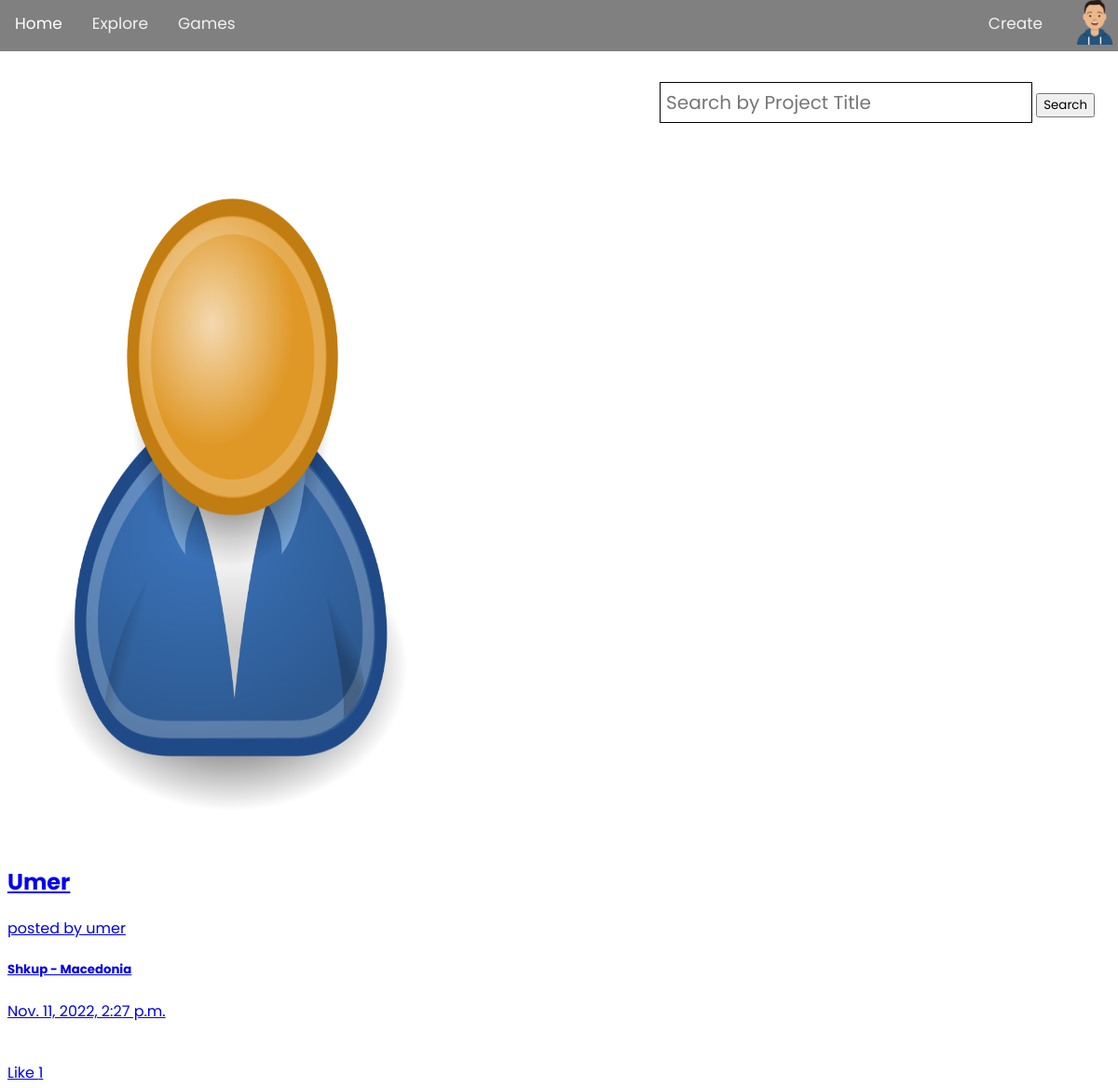
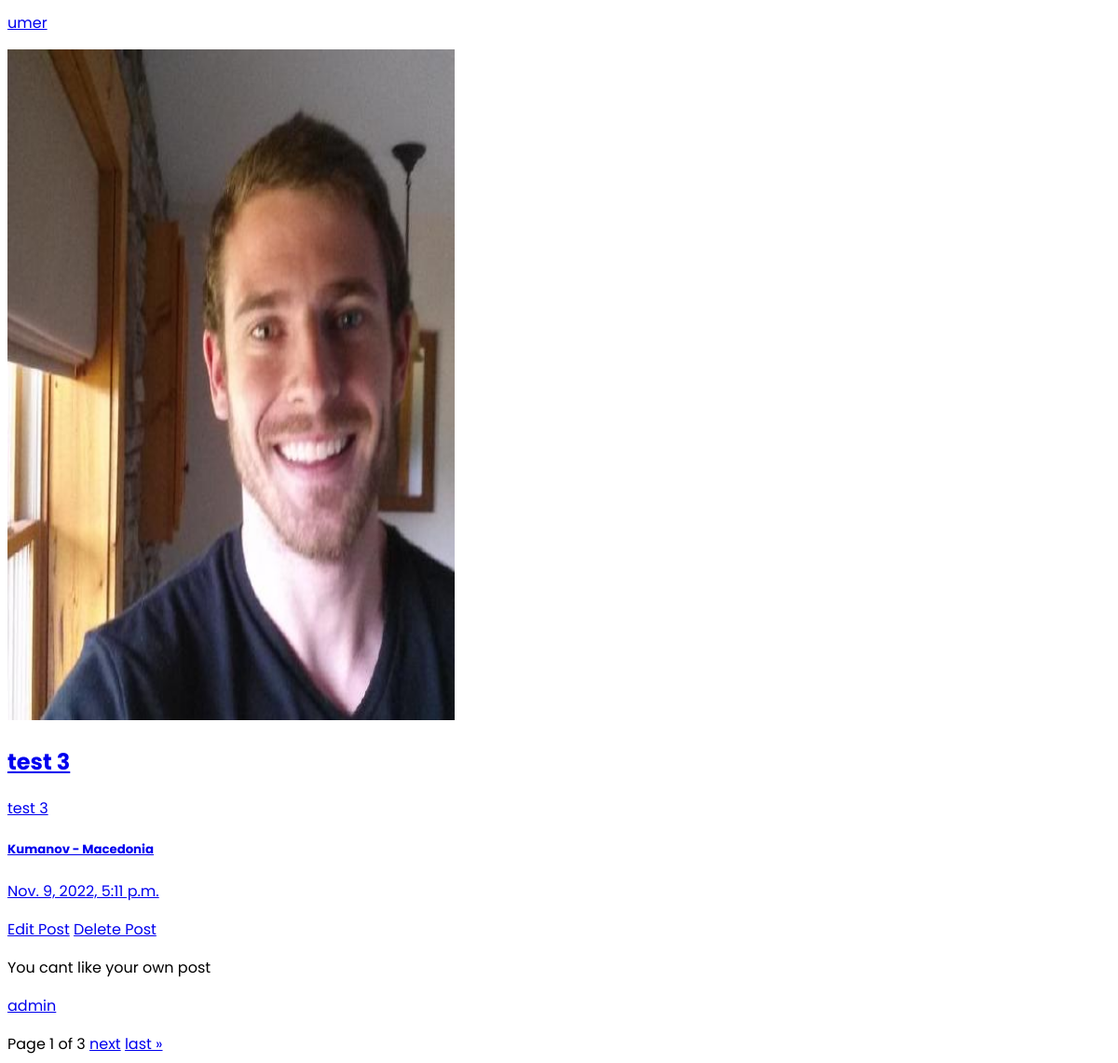
The app's page / (signed in) with its own data (2 pictures, top to bottom).
### users/models.py (models this page shows)
class Profile(models.Model):
    user = models.OneToOneField(User , on_delete=models.CASCADE)
    username = models.CharField(max_length = 25 , unique=True)
    email = models.EmailField(blank=True , null=True)
    name = models.CharField(max_length=30 , blank=True , null=True)
    profile_image = models.ImageField(blank=True , null=True, upload_to='profiles/', default='images/profiles/user-default.png')
    bio = models.TextField(blank=True , null=True)
    created = models.DateTimeField(auto_now_add = True)
    id = models.UUIDField(default=uuid.uuid4 , unique=True ,
                        primary_key=True , editable=False)
    def __str__(self):
        return self.username

### posts/models.py (models this page shows, shortened)
class Posts(models.Model):
    owner = models.ForeignKey(Profile , on_delete=models.CASCADE)
    title = models.CharField(max_length=255)
    caption = models.TextField(blank=True , null=True)
    location = models.ForeignKey('Location' , on_delete=models.CASCADE,blank=True , null=True)
    post_image = models.ImageField(default='')
    likes = models.IntegerField(default=0)
    comments = models.ForeignKey('Comment',on_delete=models.CASCADE,null=True,blank=True)
    created = models.DateTimeField(auto_now_add = True)
    id = models.UUIDField(default=uuid.uuid4 , unique=True ,
                        primary_key=True , editable=False)
    class Meta:
        ordering = ['-created']

class Location(models.Model):
    city = models.CharField(max_length=255,blank=True , null=True)
    country = models.CharField(max_length=255,blank=True , null=True)
    created = models.DateTimeField(auto_now_add = True)
    id = models.UUIDField(default=uuid.uuid4 , unique=True ,
                        primary_key=True , editable=False)
    def __str__(self):
        return f'{self.city} - {self.country}'

### posts/views.py (the view)
# urls.py: path('',views.index , name='index'),
def index(request):
    search_query = ''
    if request.GET.get('search_query'): # 'search_query' emri i inputit name
        search_query = request.GET.get('search_query')
    posts = Posts.objects.distinct().filter(
        Q(title__icontains=search_query) |
        Q(caption__icontains = search_query) |
        Q(owner__name__icontains=search_query)
    )
    paginator = Paginator(posts , 2)
    page_number = request.GET.get('page')
    page_obj = paginator.get_page(page_number)
    next = request.GET.get('next' , '/')
    context = {
        'posts':posts,
        'paginator':paginator,
        'page_obj':page_obj,
        'search_query':search_query,
    }
    return render(request , 'index.html',context)

### templates/index.html (shortened to what this page needs)
{% extends 'main.html' %}
{% block content %}
    {% for post in page_obj %}
    <a href="{% url 'singlePost' post.id %}">
        <img src="{{post.post_image.url}}" width=480 height="720" />
        <h2>{{post.title}}</h2>
        {% if post.caption %}
        <p>{{post.caption}}</p>
        {% endif %}
        {% if post.location %}
        <h5>{{post.location}}</h5>
        {% endif %}
        <p>{{post.created}}</p>
        {% if post.owner == request.user.profile %}
            <a href="{% url 'edit' post.id %}">Edit Post</a>
            <a href="{% url 'delete' post.id %}">Delete Post</a>
        {% endif %}
        <br>
        {% if post.owner == request.user.profile %}
            <p>You cant like your own post</p>
        {% else %}
            {% if request.user.is_authenticated %}
            <form method="POST" action="?search_query={{search_query}}&page={{page}}">
                <a name="next" href="{% url 'like' post.id %}">Like {{post.likes}}</a>
            </form>
            {% else %}
                <a href="{% url 'login' %}">Log In to like this post </a>
            </a>
            {% endif %}
        {% endif %}
        <p><a href="{% url 'profile' post.owner.id %}">{{post.owner}}</a></p>
    {% endfor %}
    <div class="pagination">
        <span class="step-links">
            <span class="current">
                Page {{ page_obj.number }} of
                {{ page_obj.paginator.num_pages }}
            </span>
            {% if page_obj.has_next %}
                <a href="?search_query={{search_query}}&page={{ page_obj.next_page_number }}">next</a>
                <a href="?search_query={{search_query}}&page={{ page_obj.paginator.num_pages}}">
                    last &raquo;
                </a>
            {% endif %}
        </span>
    </div>
{% endblock content %}

### templates/navbar.html (shortened to what this page needs)
{% load static %}
<header class="wrapper">
    <div class="topnav">
        <a class="active" href="/">Home</a>
        <a href="">Explore</a>
        <a href="">Games</a><div class="hero-section__search">
        <div class="login">
            {% if user.is_authenticated %}
                <a class="create" href="create/">Create</a>
                {% if user.profile.id %}
                    <span onclick="openNav()">
                        {% if user.profile.profile_image %}
                        <img src="{{ user.profile.profile_image.url }}" width="50" height="50">
                        {% else %}
                        <img src="{% static 'GProfile/images/pfp.jpg' %}" class="rounded-circle" width="50" height="50">
                        {% endif %}
                    </span>
                {% endif %}
            {% else %}
                <a class="nav-link" href="{% url 'register' %}">Register</a>
                <a class="nav-link" href="{% url 'login' %}">Login</a>
            {% endif %}
</div>
</header>

### static/styles/navbar.css (style rules this page uses)
.topnav { background-color: gray; overflow: hidden; margin-top: -10px; margin-left: -8px; margin-right: -8px; }
.topnav a { float: left; color: #f2f2f2; text-align: center; padding: 14px 16px; text-decoration: none; font-size: 17px; }
.login { float: right; }
.login .create { margin-right: 15px; }
.topnav a.active { color: white; }
* { font-family: 'Poppins', sans-serif; }

### records on screen
Posts: post_image (placeholder picture), title "Umer", caption "posted by umer", location "Shkup - Macedonia", created "Nov. 11, 2022, 2:27 p.m.", likes "1", owner "umer"
Posts: post_image (picture), title "test 3", caption "test 3", location "Kumanov - Macedonia", created "Nov. 9, 2022, 5:11 p.m.", shows "Edit Post", shows "You cant like your own post", owner "admin"

### other values on screen
{{ page_obj.number }} "1"
{{ page_obj.paginator.num_pages }} "3"
